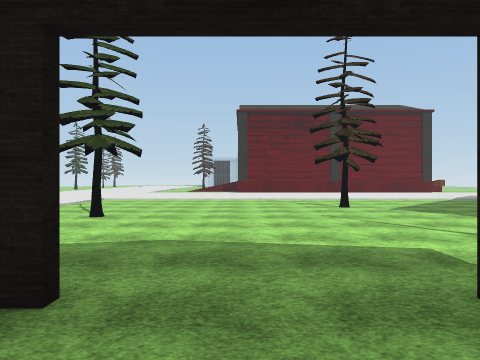
View 1 (above)

24 first-person views from a walk through a Unity game level. The camera is 1.5 m above the floor, looks level and sees 70° across. The floor is counted in squares, 1.8 m on a side. Each view is taken from the middle of a square. On the plan, view 1 faces up. The plan holds only what a view shows up to about 12 squares ahead; the rest is blank. The place goes on beyond the plan. The player is left out. Door leaves are left out, so doorways stand open. Some surface patterns are stand-ins.

View 2
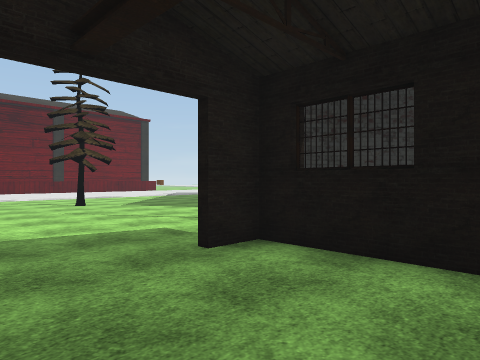

View 3
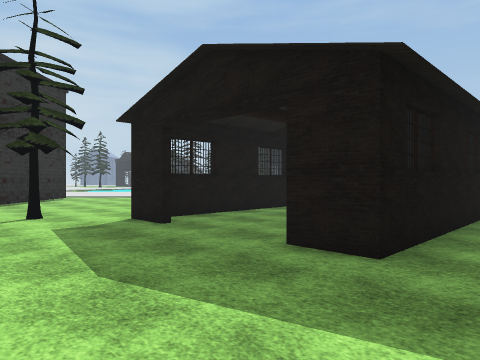

View 4
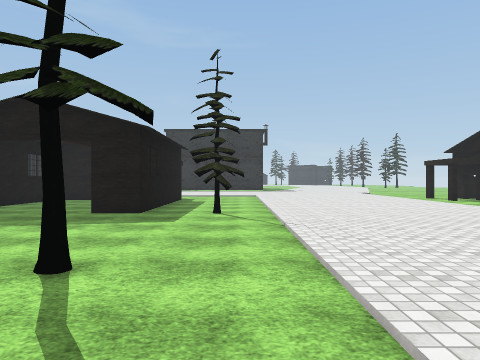

View 5
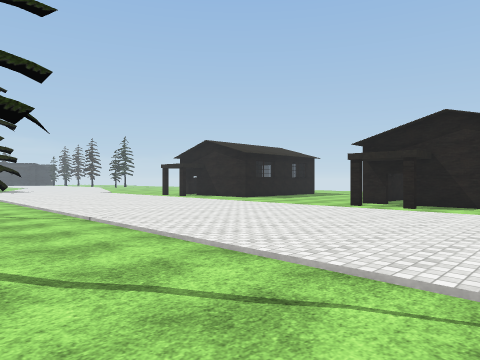

View 6
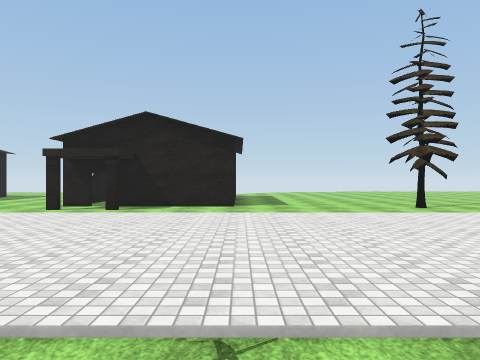

View 7
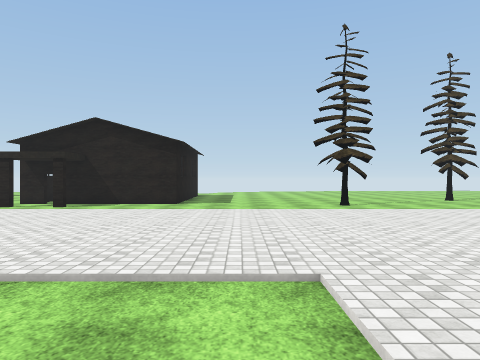

View 8
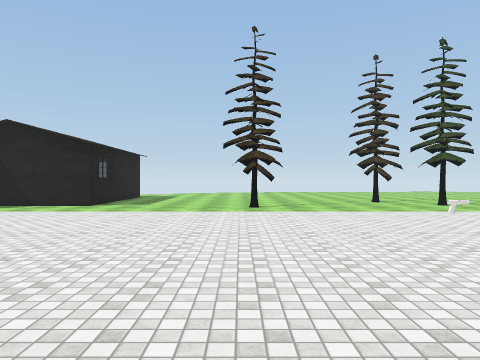

View 9
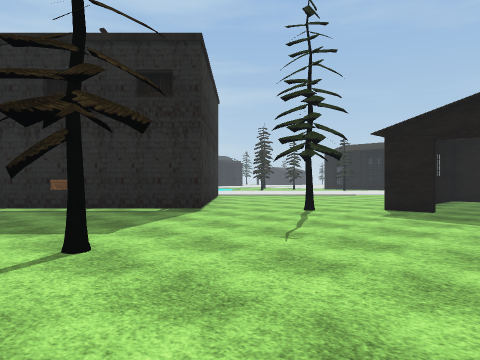

View 10
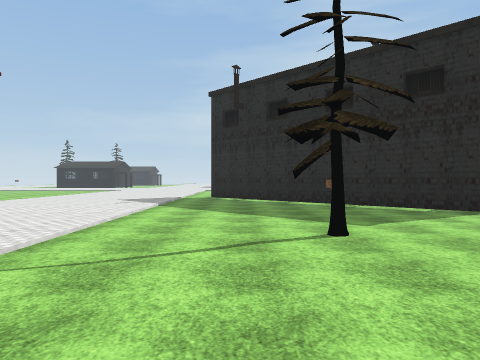

View 11
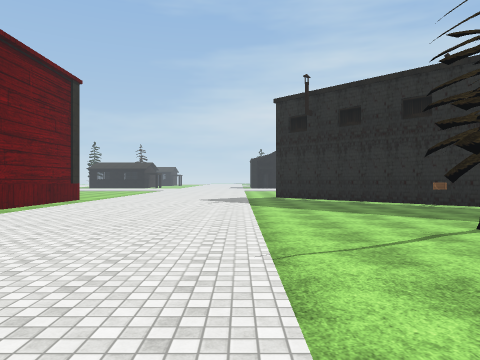

View 12
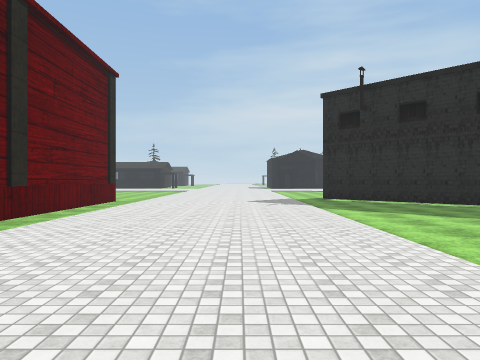

View 13
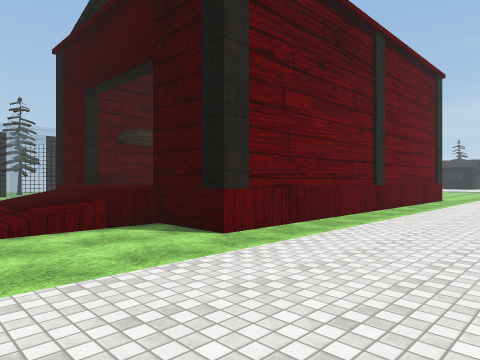

View 14
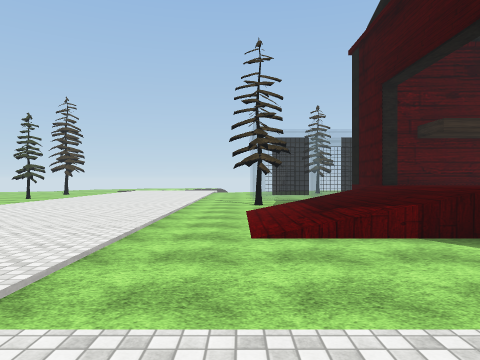

View 15
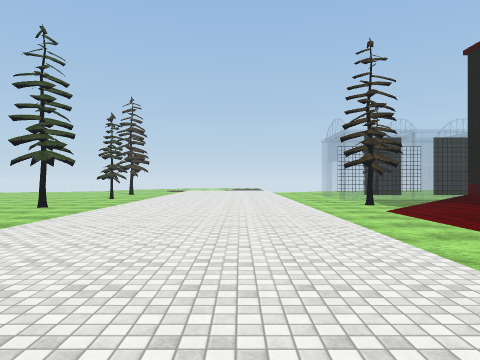

View 16
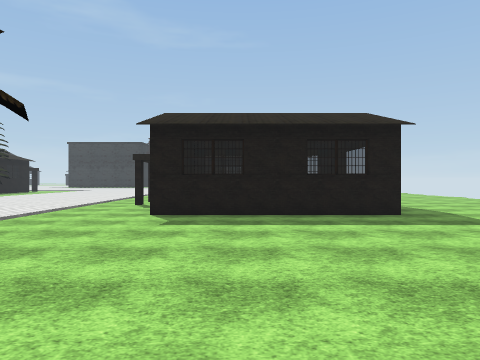

View 17
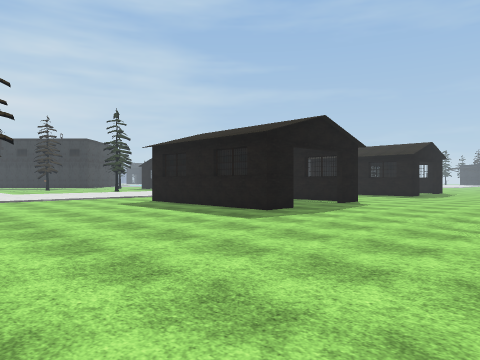

View 18
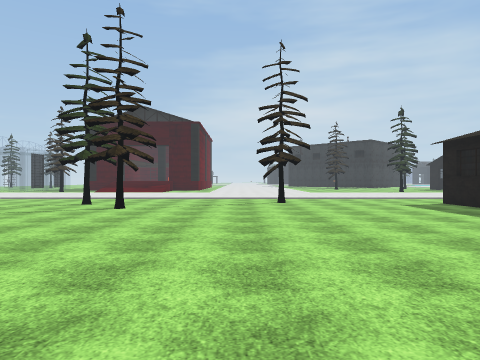

View 19
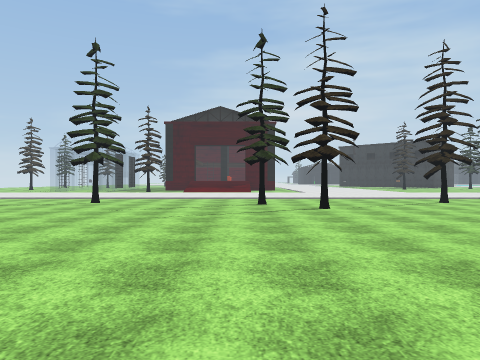

View 20
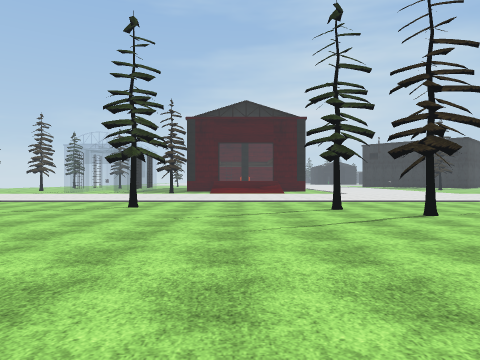

View 21
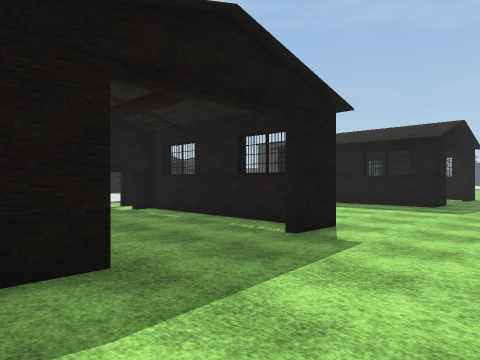

View 22
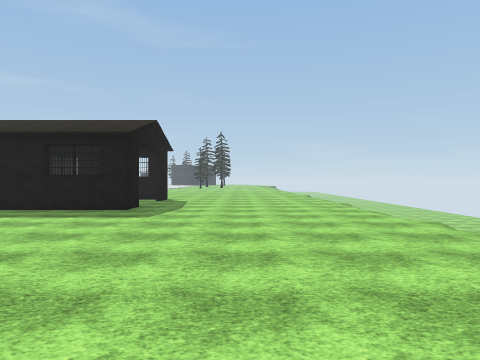

View 23
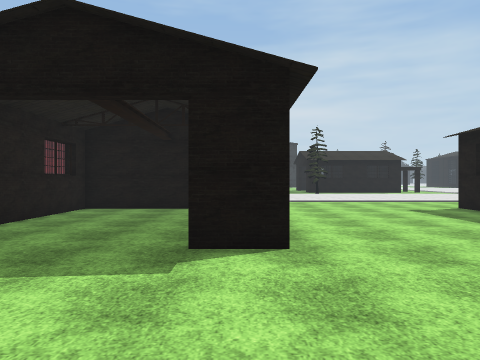

View 24
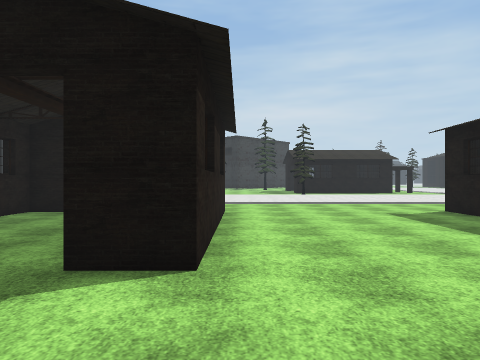

### Floor plan
Points are (right, up) in squares from view 1. A wall is a line through its corners. A room is listed if a view was taken in it or the views show most of it. See-through windows are left out.
Room 1 (views 1, 2)
walls: (2.6, -2.5) (2.6, 2.2) (1.6, 2.2)
ways out: open door at (0, 2) to room 2
Room 2 (views 3, 4, 5, 6, 7, 8, 9, 10, 11, 12, 13, 14, 15, 16, 17, 18, 19, 20, 21, 22, 23, 24)
walls: (-14.9, 7.2) (-14.9, 6.4); (-15.3, 6.4) (-20.9, 6.4) (-20.9, 7.6); (-0.1, 24.2) (-2.5, 24.2); (-20.9, 10.5) (-20.9, 11.8) (-14.9, 11.8) (-14.9, 8); (0.4, 28.5) (-0.1, 28.5) (-0.1, 30.9); (1.6, 2.4) (2.9, 2.4); (4, 30.3) (1.1, 30.3); (-2.5, -2.5) (-2.5, 2.4) (-1.2, 2.4); (10, 22.2) (-0.1, 22.2) (-0.1, 24.6); (-20.9, -0.8) (-20.9, 0.5) (-14.8, 0.5); (9.7, 2.7) (6.3, 6.2) (10.1, 10.1)
ways out: open door at (0, 2) to room 1; open door at (-21, 9) to room 3; open door at (-15, 7.5) to room 3; open door at (-21, -1.5); open door at (-0.5, 25); open door at (-0.5, 29)
objects: tree (-17, 23); tree (-15, 24); tree (-15, 30); tree (-14, 18); tree (-5, 3) to (-4, 3); pistol (-5, 18); tree (-3, 8); tree (-3, 31) to (-3, 32); tree (3, 11); tree (4, 4); crate (6, 10)
Room 3 (no view inside)
walls: (-15, 8.4) (-15, 11.5) (-18.6, 11.5); (-20, 6.7) (-15, 6.7)
ways out: open door at (-21, 9) to room 2; open door at (-15, 7.5) to room 2

Positions as (right, up) in squares from view 1, and headings:
1: (0, 0), facing up
2: (-1, -1), facing up-right
3: (-4, 6), facing down-right
4: (-5, 11), facing down
5: (-3, 12), facing down-left
6: (-4, 12), facing left
7: (-3, 14), facing left
8: (-3, 17), facing left
9: (-1, 12), facing down-right
10: (-2, 12), facing right
11: (-3, 15), facing right
12: (-2, 17), facing right
13: (-4, 18), facing up-right
14: (-4, 19), facing up
15: (-8, 19), facing up
16: (-17, 20), facing down
17: (-27, 19), facing down-right
18: (-27, 19), facing right
19: (-27, 25), facing right
20: (-25, 27), facing right
21: (-24, 12), facing down-right
22: (-24, 10), facing down
23: (-25, 7), facing right
24: (-24, 6), facing right
